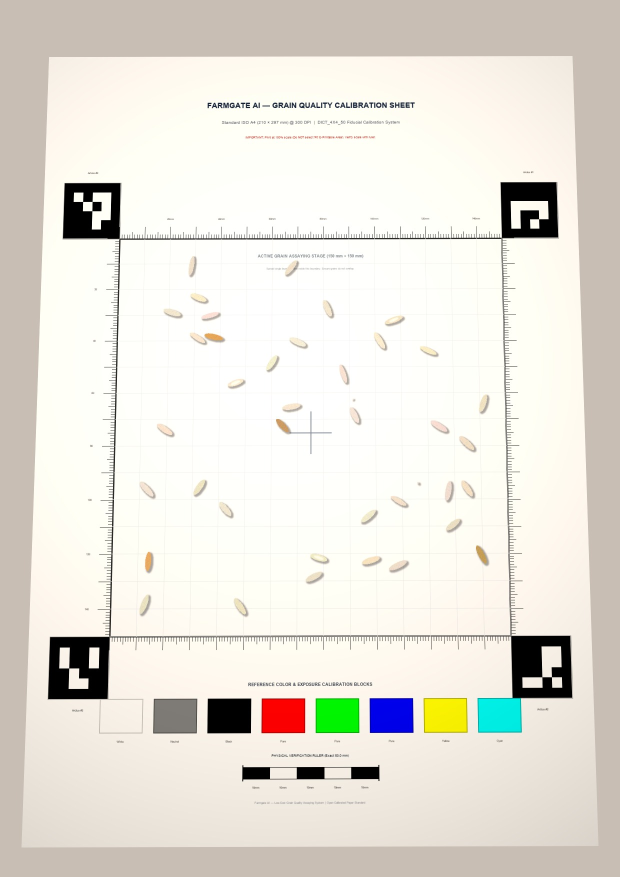
#> input picture sample_grain_capture.jpg, 1240 x 1754 px (shown at 1/2 size)
$ python -i calibration_engine.py   (imports and definitions only)   (older library calls are emulated)
#> lines starting #> are read from the running program, lines starting #| are printed output that depends on the picture; after the words box and inside, x2 and y2 are one past the last pixel; in counts of white or black regions, pixels touching at a corner belong together
"""
Farmgate AI - Calibration Engine
Module for fiducial detection, capture quality validation, perspective unwarping
via homography transformation, pixel-to-millimeter scaling, and color/exposure normalization.
"""

from typing import Dict, Tuple, Optional, Any, List
import numpy as np
import cv2


# =============================================================================
# FEATURE 2: IMAGE QUALITY VALIDATION CONFIGURATION THRESHOLDS
# =============================================================================
# How to tune these thresholds on real smartphone photos:
#
# 1. BLUR_WARN_THRESHOLD (80.0) & BLUR_FAIL_THRESHOLD (45.0):
#    Measured using Variance of Laplacian (cv2.Laplacian(gray, cv2.CV_64F).var()).
#    Sharp smartphone photos generally score between 120 and 800+.
#    Mild motion blur drops to 50-80. Below 45, grain contour edges blur together.
#    To make the blur check more forgiving, lower BLUR_WARN_THRESHOLD to 60.0.
#
# 2. BRIGHTNESS_MIN_FAIL (35.0) & BRIGHTNESS_MIN_WARN (60.0):
#    Mean 8-bit grayscale intensity across the whole image [0 - 255].
#    Adequately lit paper measures 110-185. Below 60 indicates poor indoor light.
#    Below 35 is too dark for watershed segmentation to separate grains from paper.
#
# 3. BRIGHTNESS_MAX_WARN (215.0) & BRIGHTNESS_MAX_FAIL (238.0):
#    Mean grayscale intensity above 215 indicates strong overexposure.
#    Above 238 washes out grain body details into the background white paper.
#
# 4. HIST_CLIP_SHADOW_WARN (0.12) & HIST_CLIP_HIGHLIGHT_WARN (0.18):
#    Fraction of pixels clipped to pure black (< 8) or pure white (> 248).
#    High clipping fractions indicate sensor dynamic range saturation.
#
# 5. GLARE_WARN_THRESHOLD (0.04) & GLARE_FAIL_THRESHOLD (0.12):
#    Fraction of specular/washed-out pixels (> 245 luminance, low saturation)
#    inside the central grain staging area.
#    Direct flashlight / overhead LED reflection creates false grain detections.
#
# 6. SHADOW_DIFF_WARN (38.0):
#    Maximum difference in mean luminance between staging quadrants (TL, TR, BL, BR).
#    A difference > 38 indicates a phone shadow or directional side-window lighting.
#
# 7. TOUCHING_RATIO_WARN (0.25):
#    Fraction of grains touching or clustered. Above 25% degrades measurement accuracy.
# =============================================================================
BLUR_FAIL_THRESHOLD = 45.0
BLUR_WARN_THRESHOLD = 80.0
BRIGHTNESS_MIN_FAIL = 35.0
BRIGHTNESS_MIN_WARN = 60.0
BRIGHTNESS_MAX_WARN = 232.0
BRIGHTNESS_MAX_FAIL = 248.0
HIST_CLIP_SHADOW_WARN = 0.12
HIST_CLIP_HIGHLIGHT_WARN = 0.55
GLARE_WARN_THRESHOLD = 0.05
GLARE_FAIL_THRESHOLD = 0.15
SHADOW_DIFF_WARN = 38.0
TOUCHING_RATIO_WARN = 0.25


class GrainImageCalibrator:
    """
    Calibrates smartphone images of grain samples placed on the Farmgate AI
    calibration sheet. Computes perspective unwarping via ArUco markers,
    validates capture quality (blur, glare, marker visibility),
    calculates exact pixel-to-millimeter scaling, and normalizes lighting.
    """

    def __init__(
        self,
        marker_span_mm: float = 172.0,
        marker_size_mm: float = 22.0,
        output_size: Tuple[int, int] = (1000, 1000),
        canvas_margin_px: int = 80,
    ):
        """
        Args:
            marker_span_mm: Physical distance (mm) between marker centers along X and Y axes (default: 172mm).
            marker_size_mm: Physical side length (mm) of each ArUco marker (default: 22mm).
            output_size: Desired dimensions (width, height) of unwarped rectified image (default: 1000x1000px).
            canvas_margin_px: Padding (px) from unwarped image boundary to marker centers.
        """
        self.marker_span_mm = marker_span_mm
        self.marker_size_mm = marker_size_mm
        self.output_width, self.output_height = output_size
        self.margin_px = canvas_margin_px

        # Calculate exact pixel-to-mm and mm-per-pixel ratio for the unwarped canvas:
        # Distance between TL center and TR center in unwarped pixels:
        self.unwarped_span_px = float(self.output_width - 2 * self.margin_px)
        self.pixel_per_mm = self.unwarped_span_px / self.marker_span_mm
        self.mm_per_pixel = self.marker_span_mm / self.unwarped_span_px

        # Target 2D coordinates for marker centers in the unwarped coordinate frame:
        # ID 0: Top-Left
        # ID 1: Top-Right
        # ID 2: Bottom-Right
        # ID 3: Bottom-Left
        self.dst_pts = np.array(
            [
                [self.margin_px, self.margin_px],                                          # TL (ID 0)
                [self.output_width - self.margin_px, self.margin_px],                      # TR (ID 1)
                [self.output_width - self.margin_px, self.output_height - self.margin_px], # BR (ID 2)
                [self.margin_px, self.output_height - self.margin_px],                      # BL (ID 3)
            ],
            dtype=np.float32,
        )

        # Initialize ArUco dictionary & detector
        self._init_aruco_detector()

    def _init_aruco_detector(self):
        """Initializes ArUco detector compatible with OpenCV 4.5 through 4.10+."""
        try:
            self.aruco_dict = cv2.aruco.getPredefinedDictionary(cv2.aruco.DICT_4X4_50)
        except AttributeError:
            self.aruco_dict = cv2.aruco.Dictionary_get(cv2.aruco.DICT_4X4_50)

        try:
            # OpenCV 4.7+ syntax
            self.aruco_params = cv2.aruco.DetectorParameters()
            self.aruco_params.cornerRefinementMethod = cv2.aruco.CORNER_REFINE_SUBPIX
            self.detector = cv2.aruco.ArucoDetector(self.aruco_dict, self.aruco_params)
            self._use_new_detector = True
        except AttributeError:
            # OpenCV <= 4.6 syntax
            self.aruco_params = cv2.aruco.DetectorParameters_create()
            self.aruco_params.cornerRefinementMethod = cv2.aruco.CORNER_REFINE_SUBPIX
            self._use_new_detector = False

    def detect_markers(
        self, image_bgr: np.ndarray
    ) -> Tuple[Dict[int, np.ndarray], Dict[int, np.ndarray], np.ndarray, Any, Any]:
        """
        Detects ArUco markers in the image.

        Returns:
            centers: Dict mapping marker_id -> (cx, cy) center coordinate
            corners_dict: Dict mapping marker_id -> 4 corner coordinates (4, 2)
            annotated_img: Copy of image with detected markers drawn
            raw_corners: Raw detected corners tuple/list from OpenCV
            raw_ids: Raw detected marker IDs array
        """
        gray = cv2.cvtColor(image_bgr, cv2.COLOR_BGR2GRAY)
        annotated_img = image_bgr.copy()

        if self._use_new_detector:
            corners, ids, rejected = self.detector.detectMarkers(gray)
        else:
            corners, ids, rejected = cv2.aruco.detectMarkers(gray, self.aruco_dict, parameters=self.aruco_params)

        centers = {}
        corners_dict = {}

        if ids is not None and len(ids) > 0:
            flat_ids = ids.flatten()
            cv2.aruco.drawDetectedMarkers(annotated_img, corners, ids)

            for idx, m_id in enumerate(flat_ids):
                m_corners = corners[idx][0]  # shape: (4, 2)
                cx = float(np.mean(m_corners[:, 0]))
                cy = float(np.mean(m_corners[:, 1]))
                centers[int(m_id)] = np.array([cx, cy], dtype=np.float32)
                corners_dict[int(m_id)] = m_corners

                # Draw center point
                cv2.circle(annotated_img, (int(round(cx)), int(round(cy))), 6, (0, 0, 255), -1)
                cv2.putText(
                    annotated_img,
                    f"ID:{m_id}",
                    (int(round(cx)) + 10, int(round(cy)) - 10),
                    cv2.FONT_HERSHEY_SIMPLEX,
                    0.6,
                    (0, 255, 0),
                    2,
                )

        return centers, corners_dict, annotated_img, corners, ids

    # [36 lines left out: functions validate_image, validate_capture_quality, not called in this run]

    def unwarp_image(
        self,
        image_bgr: np.ndarray,
        centers: Optional[Dict[int, np.ndarray]] = None,
    ) -> Tuple[Optional[np.ndarray], Optional[np.ndarray], float]:
        """
        Calculates the 3x3 Homography Matrix using cv2.getPerspectiveTransform
        to flatten the photo to a 1000x1000px top-down view and computes
        the exact pixel-to-millimeter ratio.

        Returns:
            unwarped_bgr: 1000x1000 top-down perspective-corrected image (or None if failed)
            homography_matrix: 3x3 np.ndarray Homography Matrix
            pixel_per_mm: Millimeter scale factor for the unwarped canvas
        """
        if centers is None:
            centers, _, _, _, _ = self.detect_markers(image_bgr)

        required_ids = [0, 1, 2, 3]
        if any(mid not in centers for mid in required_ids):
            return None, None, self.pixel_per_mm

        # Gather source points in order: TL (0), TR (1), BR (2), BL (3)
        src_pts = np.array([centers[0], centers[1], centers[2], centers[3]], dtype=np.float32)

        # Compute 3x3 Homography Matrix
        H = cv2.getPerspectiveTransform(src_pts, self.dst_pts)

        # Flatten the photo to a 1000x1000px top-down view
        unwarped_bgr = cv2.warpPerspective(
            image_bgr,
            H,
            (self.output_width, self.output_height),
            flags=cv2.INTER_CUBIC,
            borderMode=cv2.BORDER_CONSTANT,
            borderValue=(255, 255, 255),
        )

        return unwarped_bgr, H, self.pixel_per_mm

    def normalize_lighting(
        self,
        unwarped_bgr: np.ndarray,
        use_clahe: bool = True,
        use_white_balance: bool = True,
    ) -> np.ndarray:
        """
        Samples reference areas to adjust white balance, exposure, and glare normalization:
        1. Normalizes illuminance gradients using CIELAB and CLAHE on luminance channel.
        2. Adjusts white-balance so reference paper and swatches have normalized neutral gains.
        """
        normalized = unwarped_bgr.copy()

        # Step 1: Illuminance / Contrast Normalization using CIELAB and CLAHE
        if use_clahe:
            lab = cv2.cvtColor(normalized, cv2.COLOR_BGR2LAB)
            l_channel, a_channel, b_channel = cv2.split(lab)

            clahe = cv2.createCLAHE(clipLimit=2.0, tileGridSize=(8, 8))
            l_eq = clahe.apply(l_channel)

            lab_eq = cv2.merge((l_eq, a_channel, b_channel))
            normalized = cv2.cvtColor(lab_eq, cv2.COLOR_LAB2BGR)

        # Step 2: Automatic White Balance (White-Patch Reference Normalization)
        if use_white_balance:
            gray = cv2.cvtColor(normalized, cv2.COLOR_BGR2GRAY)
            threshold_val = np.percentile(gray, 98)
            bright_mask = gray >= threshold_val

            if np.sum(bright_mask) > 100:
                b_high = np.mean(normalized[:, :, 0][bright_mask])
                g_high = np.mean(normalized[:, :, 1][bright_mask])
                r_high = np.mean(normalized[:, :, 2][bright_mask])

                target_val = 250.0
                scale_b = target_val / max(b_high, 1e-3)
                scale_g = target_val / max(g_high, 1e-3)
                scale_r = target_val / max(r_high, 1e-3)

                b = np.clip(normalized[:, :, 0] * scale_b, 0, 255).astype(np.uint8)
                g = np.clip(normalized[:, :, 1] * scale_g, 0, 255).astype(np.uint8)
                r = np.clip(normalized[:, :, 2] * scale_r, 0, 255).astype(np.uint8)
                normalized = cv2.merge([b, g, r])

        return normalized

    def calibrate_image(
        self,
        image_bgr: np.ndarray,
        apply_white_balance: bool = True,
    ) -> Tuple[Optional[np.ndarray], float, Dict[str, Any]]:
        """
        Feature 1: Detects 4 corner ArUco markers, computes homography, warps to top-down view,
        and computes mm_per_pixel from known marker span and size.

        Returns:
            warped_image (np.ndarray or None): 1000x1000 top-down perspective-corrected image, or None if failed.
            mm_per_pixel (float): Scale factor in millimeters per pixel (0.0 if failed).
            status (dict): Confidence and execution metadata:
                - success: bool
                - confidence: float (0.0 to 1.0)
                - markers_found: int (count of corner markers detected)
                - detected_ids: list of int
                - missing_ids: list of int
                - mm_per_pixel: float
                - pixel_per_mm: float
                - homography_matrix: Optional[np.ndarray]
                - message: str
        """
        centers, corners_dict, _, _, ids = self.detect_markers(image_bgr)
        detected_ids = sorted([int(k) for k in centers.keys()])
        required_ids = [0, 1, 2, 3]
        missing_ids = [mid for mid in required_ids if mid not in centers]

        status: Dict[str, Any] = {
            "success": False,
            "confidence": 0.0,
            "markers_found": len([m for m in required_ids if m in centers]),
            "detected_ids": detected_ids,
            "missing_ids": missing_ids,
            "mm_per_pixel": 0.0,
            "pixel_per_mm": 0.0,
            "homography_matrix": None,
            "message": "",
        }

        # Handle failure cleanly when fewer than 4 corner markers are found
        if missing_ids:
            status["message"] = (
                f"Fewer than 4 corner ArUco markers found ({len(detected_ids)}/4 detected: {detected_ids}). "
                f"Missing markers: {missing_ids}. Please sweep grains away from corner markers and ensure all 4 are visible."
            )
            return None, 0.0, status

        # Compute homography and unwarp image
        unwarped_bgr, H, px_per_mm = self.unwarp_image(image_bgr, centers=centers)
        if unwarped_bgr is None or H is None:
            status["message"] = "Homography computation failed. Marker points may be degenerate or colinear."
            return None, 0.0, status

        # Compute confidence based on quadrilateral geometry
        src_pts = np.array([centers[0], centers[1], centers[2], centers[3]], dtype=np.float32)
        area = cv2.contourArea(src_pts)
        img_area = float(image_bgr.shape[0] * image_bgr.shape[1])
        area_coverage = area / max(img_area, 1.0)

        # Opposite edge ratio consistency
        w_top = float(np.linalg.norm(src_pts[1] - src_pts[0]))
        w_bot = float(np.linalg.norm(src_pts[2] - src_pts[3]))
        h_left = float(np.linalg.norm(src_pts[3] - src_pts[0]))
        h_right = float(np.linalg.norm(src_pts[2] - src_pts[1]))

        w_ratio = min(w_top, w_bot) / max(max(w_top, w_bot), 1e-3)
        h_ratio = min(h_left, h_right) / max(max(h_left, h_right), 1e-3)

        # Confidence score calculation (higher when sheet is well framed and less tilted)
        conf = 0.5 + 0.25 * min(1.0, area_coverage * 3.0) + 0.25 * (w_ratio * h_ratio)
        confidence = float(np.clip(conf, 0.1, 0.99))

        # Apply neutral white balance if requested
        if apply_white_balance:
            processed_warped = self.normalize_lighting(unwarped_bgr)
        else:
            processed_warped = unwarped_bgr

        status["success"] = True
        status["confidence"] = round(confidence, 3)
        status["mm_per_pixel"] = round(self.mm_per_pixel, 5)
        status["pixel_per_mm"] = round(self.pixel_per_mm, 3)
        status["homography_matrix"] = H
        status["message"] = f"Calibration successful (scale: {self.mm_per_pixel:.4f} mm/px, confidence: {confidence:.1%})."

        return processed_warped, self.mm_per_pixel, status

    # [244 lines left out: functions process, validate_image, not called in this run]

>>> import cv2
>>> picture = cv2.imread('sample_grain_capture.jpg')
#> picture is the input picture: shape (1754, 1240, 3); mean B, G, R 217.9, 226.6, 230.2
>>> result = GrainImageCalibrator().calibrate_image(picture)
#> in detect_markers, `corners, ids, rejected = self.detector.detectMarkers(gray)`: ids = [3, 2, 0, 1]; rejected = 39 items
#> in detect_markers, `flat_ids = ids.flatten()`: flat_ids = [3, 2, 0, 1]
#> in detect_markers, `cv2.aruco.drawDetectedMarkers(annotated_img, corners, ids)`:
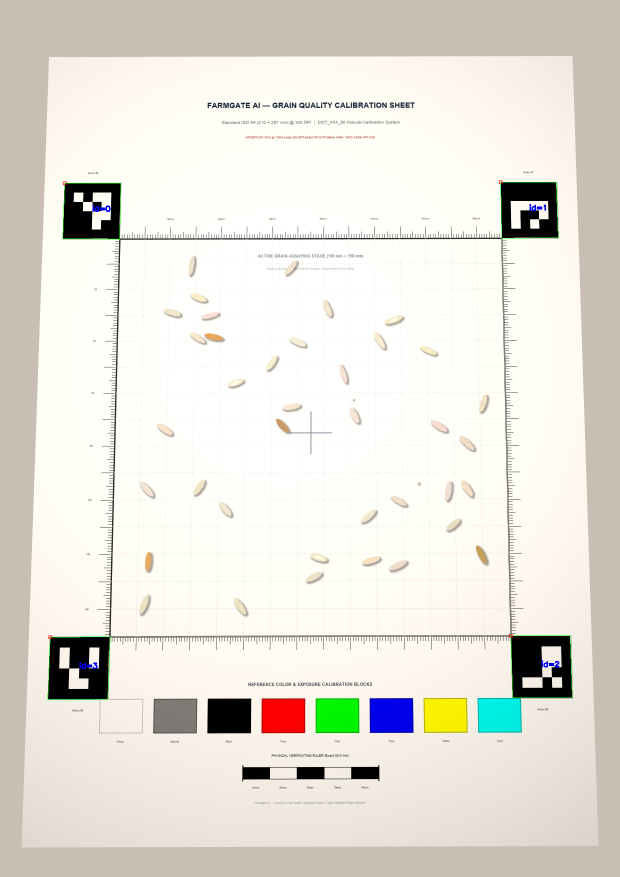
#> annotated_img: shape (1754, 1240, 3) (shown at 1/2 size); 0.14% of pixels changed, all inside (x1, y1, x2, y2) = (95, 360, 1145, 1399)
#> the loop in detect_markers, `for idx, m_id in enumerate(flat_ids):` made 4 passes
#> (m_id, cx, cy) on passes 1 to 4: (3, 157.3, 1335.4), (2, 1082.3, 1333.2), (0, 183.6, 421.6), (1, 1058, 419.8)
#> after the loop in detect_markers, `for idx, m_id in enumerate(flat_ids):`:
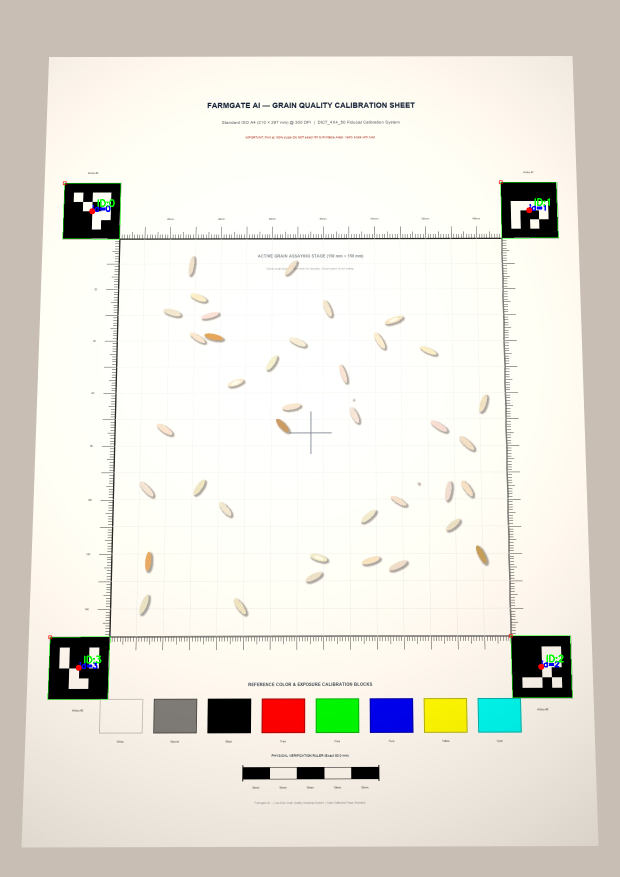
#> annotated_img: shape (1754, 1240, 3) (shown at 1/2 size); 0.07% of pixels changed, all inside (x1, y1, x2, y2) = (151, 396, 1128, 1342)
#> after the loop in detect_markers, `for idx, m_id in enumerate(flat_ids):`: centers = {3: [157.3, 1335.4], 2: [1082.3, 1333.2], 0: [183.6, 421.6], 1: [1058, 419.8]}; corners_dict = 4 items
#> in calibrate_image, `centers, corners_dict, _, _, ids = self.detect_markers(image_bgr)`: ids = [3, 2, 0, 1]
#> in calibrate_image, `detected_ids = sorted([int(k) for k in centers.keys()])`: detected_ids = [0, 1, 2, 3]
#> in calibrate_image, `missing_ids = [mid for mid in required_ids if mid not in centers]`: missing_ids = []
#> in unwarp_image, `src_pts = np.array([centers[0], centers[1], centers[2], centers[3]], d..`: src_pts = [[183.6, 421.6], [1058, 419.8], [1082.3, 1333.2], [157.3, 1335.4]]
#> in unwarp_image, `H = cv2.getPerspectiveTransform(src_pts, self.dst_pts)`: H = [[0.987, 0.0335, -113.1], [0.00207, 1, -341.6], [-2.24e-07, 6.51e-05, 1]]
#> in unwarp_image, `unwarped_bgr = cv2.warpPerspective( image_bgr, H, (self.output_width, ..`:
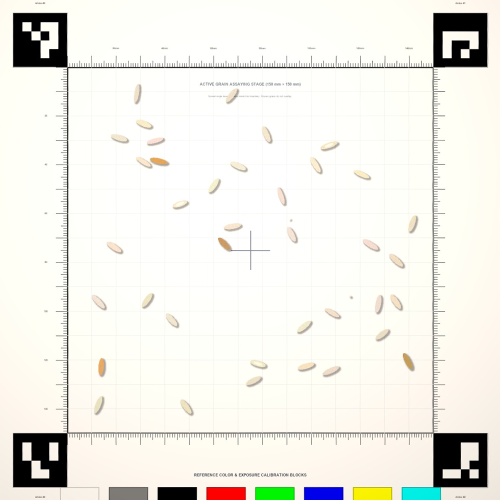
#> unwarped_bgr: shape (1000, 1000, 3) (shown at 1/2 size); mean B, G, R 231, 238, 239.1
#> in calibrate_image, `unwarped_bgr, H, px_per_mm = self.unwarp_image(image_bgr, centers=cent..`: px_per_mm = 4.88
#> in calibrate_image, `area = cv2.contourArea(src_pts)`: area = 821948.7
#> in calibrate_image, `area_coverage = area / max(img_area, 1.0)`: area_coverage = 0.378
#> in calibrate_image, `w_top = float(np.linalg.norm(src_pts[1] - src_pts[0]))`: w_top = 874.4
#> in calibrate_image, `w_bot = float(np.linalg.norm(src_pts[2] - src_pts[3]))`: w_bot = 925
#> in calibrate_image, `h_left = float(np.linalg.norm(src_pts[3] - src_pts[0]))`: h_left = 914.2
#> in calibrate_image, `h_right = float(np.linalg.norm(src_pts[2] - src_pts[1]))`: h_right = 913.7
#> in calibrate_image, `w_ratio = min(w_top, w_bot) / max(max(w_top, w_bot), 1e-3)`: w_ratio = 0.945
#> in calibrate_image, `h_ratio = min(h_left, h_right) / max(max(h_left, h_right), 1e-3)`: h_ratio = 1
#> in calibrate_image, `conf = 0.5 + 0.25 * min(1.0, area_coverage * 3.0) + 0.25 * (w_ratio * ..`: conf = 0.986
#> in normalize_lighting, `l_channel, a_channel, b_channel = cv2.split(lab)`:
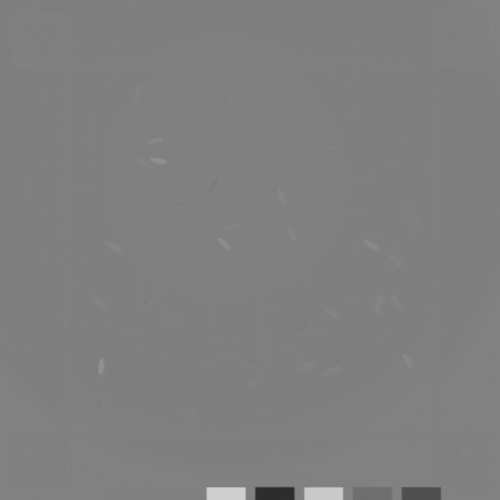
#> a_channel: shape (1000, 1000) (shown at 1/2 size); min 43, max 208, mean 127.5
#> in normalize_lighting, `l_eq = clahe.apply(l_channel)`:
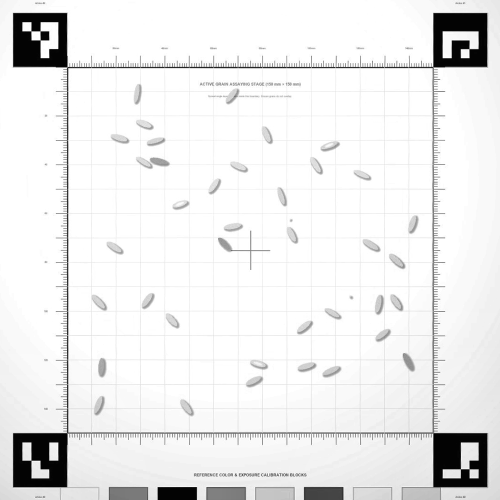
#> l_eq: shape (1000, 1000) (shown at 1/2 size); min 1, max 255, mean 235.6
#> (the rest of the program and of its run is left out)
